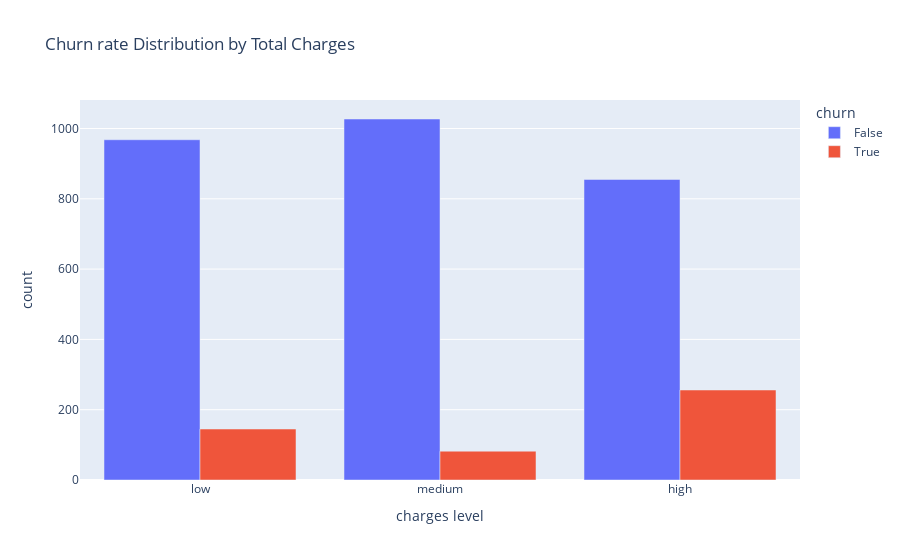

Notebook cell for this chart:
### Code cell
# Visualizing Churn rate Distribution by Total Charges
charges_df = make_df("charges level")
px.bar(charges_df, x="charges level", y="count", color="churn", barmode="group",
       title="Churn rate Distribution by Total Charges")

### Figure 1 — Plotly figure (JSON) as saved in the notebook; plotly's stock layout.template omitted (floating-point values rounded to 4 significant figures)
{"data": [{"alignmentgroup": "True", "hovertemplate": "churn=False<br>charges level=%{x}<br>count=%{y}<extra></extra>", "legendgroup": "False", "marker": {"color": "#636efa"}, "name": "False", "offsetgroup": "False", "orientation": "v", "showlegend": true, "textposition": "auto", "type": "bar", "x": ["low", "medium", "high"], "xaxis": "x", "y": [968, 1027, 855], "yaxis": "y"}, {"alignmentgroup": "True", "hovertemplate": "churn=True<br>charges level=%{x}<br>count=%{y}<extra></extra>", "legendgroup": "True", "marker": {"color": "#EF553B"}, "name": "True", "offsetgroup": "True", "orientation": "v", "showlegend": true, "textposition": "auto", "type": "bar", "x": ["low", "medium", "high"], "xaxis": "x", "y": [145, 82, 256], "yaxis": "y"}], "layout": {"barmode": "group", "legend": {"title": {"text": "churn"}, "tracegroupgap": 0}, "title": {"text": "Churn rate Distribution by Total Charges"}, "xaxis": {"anchor": "y", "domain": [0, 1], "title": {"text": "charges level"}}, "yaxis": {"anchor": "x", "domain": [0, 1], "title": {"text": "count"}}}}
